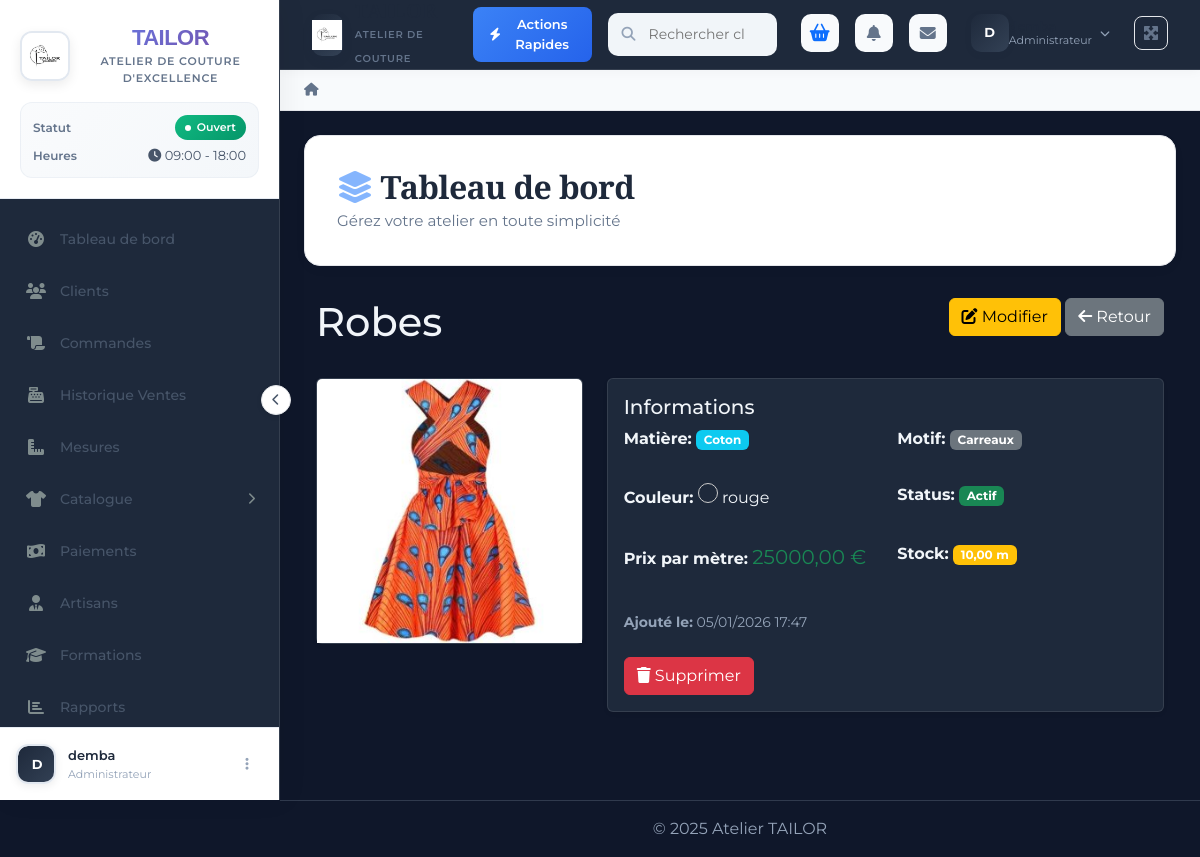
Page /tissus/1/ (signed in) on the earlier database version.
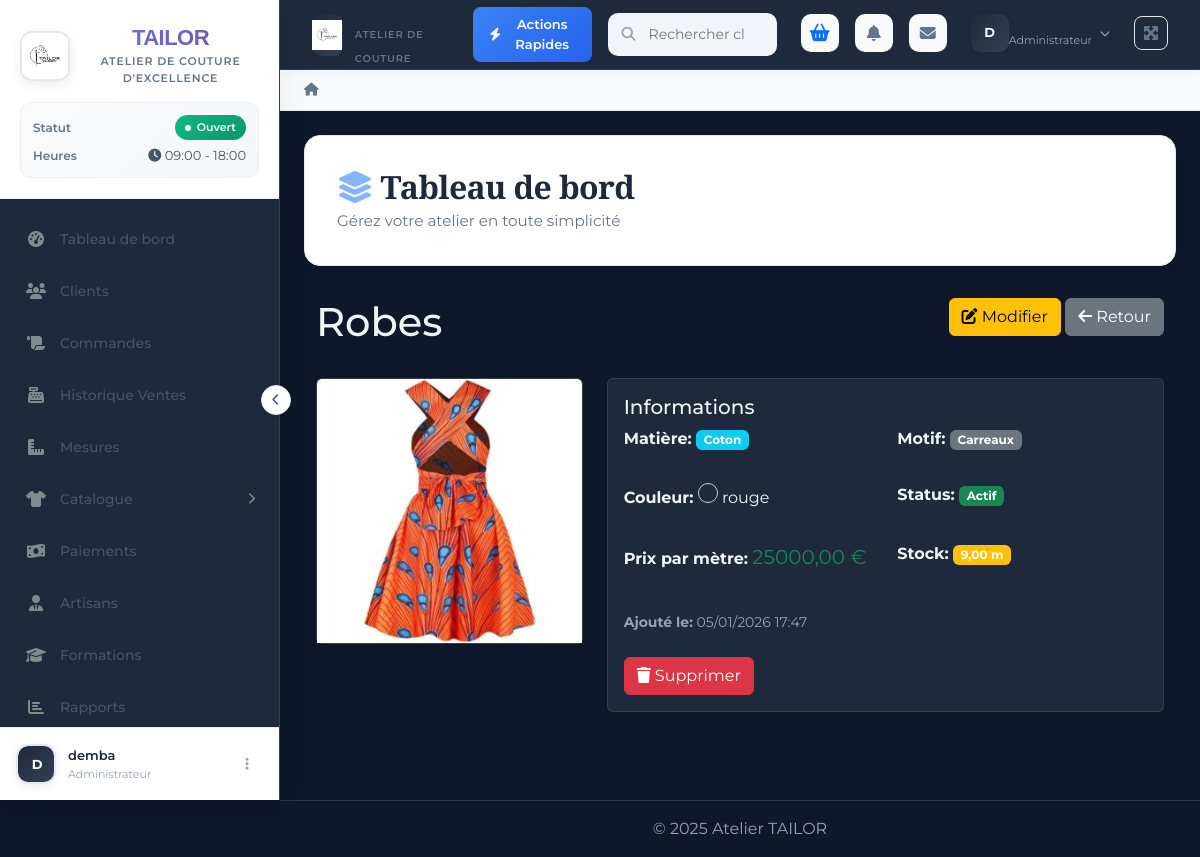
Same page on the later database version.
### apps/tissus/models.py (models this page shows, shortened)
class Tissu(models.Model):
    MOTIF_CHOICES = [
        ('unie', 'Unie'),
        ('rayure', 'Rayure'),
        ('carreaux', 'Carreaux'),
        ('floral', 'Floral'),
        ('autre', 'Autre'),
    ]
    MATIERE_CHOICES = [
        ('coton', 'Coton'),
        ('lin', 'Lin'),
        ('soie', 'Soie'),
        ('polyester', 'Polyester'),
        ('mix', 'Mix'),
    ]
    nom = models.CharField(max_length=100, unique=True)
    description = models.TextField(blank=True, null=True)
    matiere = models.CharField(max_length=20, choices=MATIERE_CHOICES)
    motif = models.CharField(max_length=20, choices=MOTIF_CHOICES, default='unie')
    couleur = models.CharField(max_length=50, blank=True)
    prix_metre = models.DecimalField(max_digits=10, decimal_places=2)
    stock_metres = models.DecimalField(max_digits=10, decimal_places=2, default=0)
    image = models.ImageField(upload_to='tissus/', blank=True, null=True)
    actif = models.BooleanField(default=True)
    date_ajout = models.DateTimeField(auto_now_add=True)
    class Meta:
        verbose_name = "Tissu"
        verbose_name_plural = "Tissus"
        ordering = ['-date_ajout']

### apps/tissus/views.py (the view)
# urls.py: path('<int:pk>/', tissu_detail, name='tissu_detail'),
@login_required
def tissu_detail(request, pk):
    tissu = get_object_or_404(Tissu, pk=pk)
    context = {'tissu': tissu}
    return render(request, 'tissus/tissu_detail.html', context)

### apps/core/context_processors.py (called while the page is built)
def notifications_processor(request):
    if request.user.is_authenticated:
        unread_notifications = Notification.objects.filter(user=request.user, is_read=False)
        return {
            'notifications_count': unread_notifications.count(),
            'recent_notifications': unread_notifications[:5]
        }
    return {
        'notifications_count': 0,
        'recent_notifications': []
    }

### apps/messagerie/context_processors.py (called while the page is built)
def unread_messages_count(request):
    if request.user.is_authenticated:
        try:
            personnel_profile = request.user.personnel_profile
            unread_count = Message.objects.filter(recipient=personnel_profile, is_read=False).count()
            recent_messages = Message.objects.filter(recipient=personnel_profile).order_by('-created_at')[:5]
            return {
                'unread_messages_count': unread_count,
                'recent_user_messages': recent_messages
            }
        except Personnel.DoesNotExist:
            pass
    return {
        'unread_messages_count': 0,
        'recent_user_messages': []
    }

### apps/panier/cart.py (called while the page is built)
    def __len__(self):
        return sum(item['quantity'] for item in self.cart['items'].values())

### apps/tissus/templates/tissus/tissu_detail.html (shortened to what the changed rows need)
{% extends 'base.html' %}
{% load static %}
{% block content %}
<div class="container-fluid mt-4">
    <div class="row mb-4">
        <div class="col-md-8">
            <h1 class="page-title">{{ tissu.nom }}</h1>
        </div>
    </div>
    <div class="row">
        <div class="col-md-4">
            {% if tissu.image %}
            <div class="card shadow-sm">
                <img src="{{ tissu.image.url }}" class="card-img-top" alt="{{ tissu.nom }}">
            </div>
            {% else %}
            <div class="card shadow-sm text-center p-4">
                <i class="fas fa-image text-muted" style="font-size: 80px;"></i>
                <p class="text-muted mt-3">Aucune image</p>
            </div>
            {% endif %}
        </div>
        <div class="col-md-8">
            <div class="card shadow-sm">
                <div class="card-body">
                    <div class="row mb-3">
                        <div class="col-md-6">
                            <p>
                                <strong>Matière:</strong>
                                <span class="badge bg-info">{{ tissu.get_matiere_display }}</span>
                            </p>
                        </div>
                        <div class="col-md-6">
                            <p>
                                <strong>Motif:</strong>
                                <span class="badge bg-secondary">{{ tissu.get_motif_display }}</span>
                            </p>
                        </div>
                    </div>
                    <div class="row mb-3">
                        <div class="col-md-6">
                            <p>
                                <strong>Couleur:</strong>
                                {% if tissu.couleur %}
                                    <span style="display: inline-block; width: 20px; height: 20px; border-radius: 50%; border: 1px solid #ccc;" title="{{ tissu.couleur }}"></span>
                                    {{ tissu.couleur }}
                                {% else %}
                                    <em class="text-muted">-</em>
                                {% endif %}
                            </p>
                        </div>
                    </div>
                    <div class="row mb-3">
                        <div class="col-md-6">
                            <p>
                                <strong>Prix par mètre:</strong>
                                <span class="text-success fs-5">{{ tissu.prix_metre }} €</span>
                            </p>
                        </div>
                        <div class="col-md-6">
                            <p>
                                <strong>Stock:</strong>
                                <span class="badge {% if tissu.stock_metres > 10 %}bg-success{% elif tissu.stock_metres > 0 %}bg-warning{% else %}bg-danger{% endif %}">
                                    {{ tissu.stock_metres }} m
                                </span>
                            </p>
                        </div>
                    </div>
                    <div class="mt-4">
                        <p class="text-muted small">
                            <strong>Ajouté le:</strong> {{ tissu.date_ajout|date:"d/m/Y H:i" }}
                        </p>
                    </div>
                </div>
            </div>
        </div>
    </div>
</div>
{% endblock %}

Differences in the rows shown:
changed Tissu "Robes": stock_metres "10,00" → "9,00"
